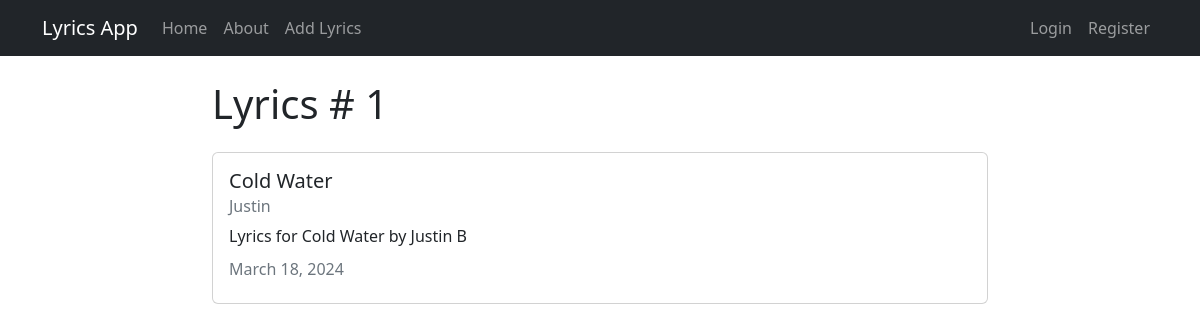
Page /lyric/1/ on the committed database.
### lyricapp/models.py (models this page shows, shortened)
class lyric(models.Model):
  title = models.CharField(max_length=100)
  description = models.TextField()
  writer = models.ForeignKey(User, on_delete=models.CASCADE)
  created_at = models.DateTimeField(auto_now_add=True)
  updated_at = models.DateTimeField(auto_now=True)

### lyricapp/views.py (the view)
# urls.py: path('lyric/<int:pk>/', views.LyricDetailView.as_view(), name="lyricapp-detail"),
class LyricDetailView(DetailView):
  model = models.lyric
  template_name = 'lyricapp/lyric_detail.html'

### lyricapp/templates/lyricapp/lyric_detail.html (shortened to what this page needs)
{% extends "lyricapp/base.html" %}
{% block content %}
<h1>Lyrics # {{object.id}}</h1>
<div class="card my-4">
  <div class="card-body">
    <h5 class="card-title">{{ object.title }}</h5>
    <h6 class="card-subtitle mb-2 text-muted">{{ object.writer }}</h6>
    <p class="card-text">{{ object.description }}</p>
    <h6 class="card-subtitle mb-2 text-muted">{{ object.updated_at|date:"F d, Y" }}</h6>
  </div>
</div>
{% endblock content %}

### rows in the picture
lyric: id "1", title "Cold Water", writer "Justin", description "Lyrics for Cold Water by Justin B", updated_at "March 18, 2024"
